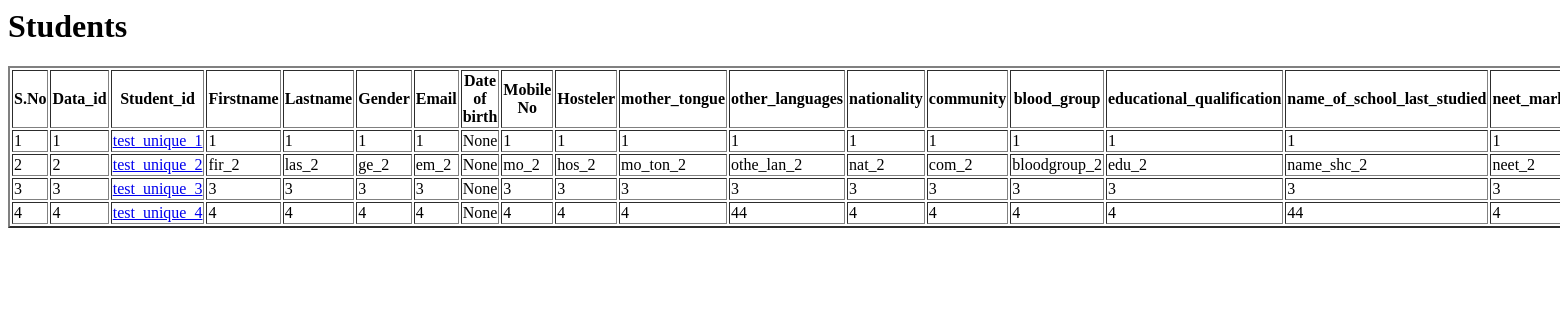
The app's page /users/, older data.
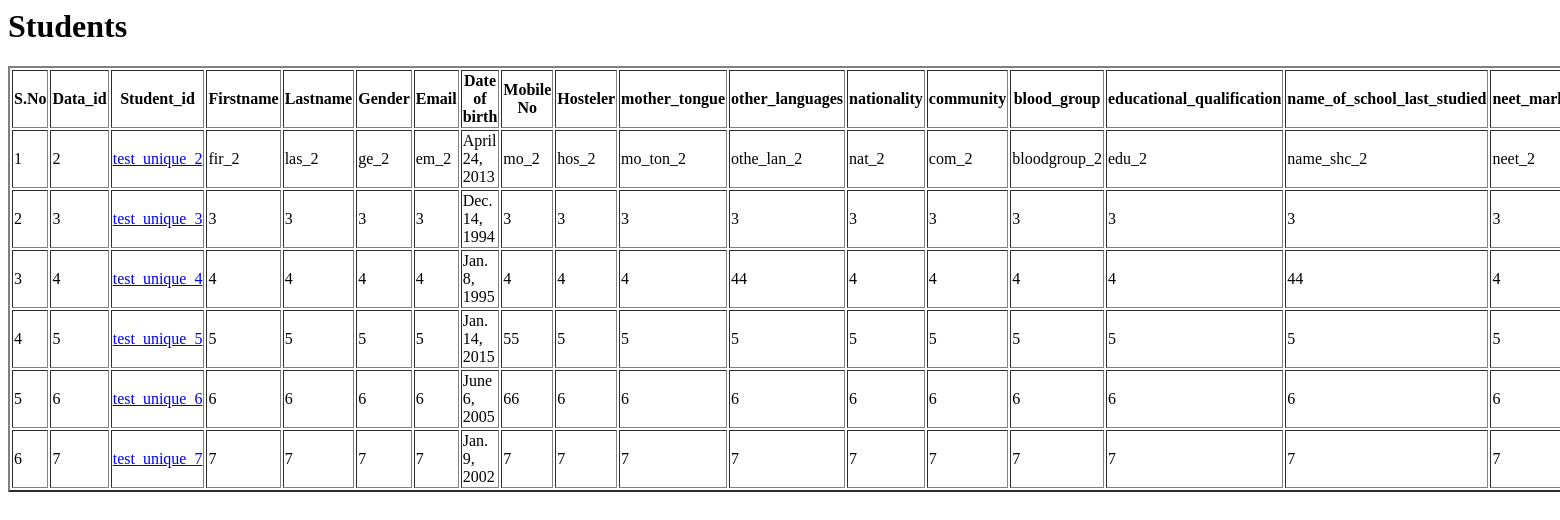
The same page, newer data.
### users/models.py (models this page shows)
class Student(models.Model):
    unique_id = models.CharField(max_length = 100,unique = True)
    roll_no = models.CharField(max_length = 4, unique = True)
    firstname = models.CharField(max_length=255)
    lastname = models.CharField(max_length=255)
    gender = models.CharField(max_length=6)
    email = models.CharField(max_length=255)
    date_of_birth = models.DateField()
    mobile_no = models.CharField(max_length=255)
    hosteler = models.CharField(max_length=255)
    mother_tongue = models.CharField(max_length=255)
    other_languages = models.CharField(max_length=255)
    nationality = models.CharField(max_length=255)
    community = models.CharField(max_length=255)
    blood_group = models.CharField(max_length=255)
    educational_qualification = models.CharField(max_length=255)
    name_of_school_last_studied = models.CharField(max_length=1024)
    neet_marks = models.CharField(max_length=255)
    extracurricular_activities = models.CharField(max_length=1024)
    fathers_name = models.CharField(max_length=255)
    fathers_occupation = models.CharField(max_length=255)
    fathers_mobile = models.CharField(max_length=255)
    mothers_name = models.CharField(max_length=255)
    mothers_occupation = models.CharField(max_length=255)
    permanent_address = models.CharField(max_length=1024)
    pincode = models.CharField(max_length=255)
    parents_email = models.CharField(max_length=255)

### users/views.py (the view)
# urls.py: path('',views.test_student_index,name='student_grid'),
def test_student_index(request):
    students = Student.objects.all().values()
    template = loader.get_template('students_index.html')
    context = {
        'students' : students,
    }
    print("hello")
    print(context['students'])
    return HttpResponse(template.render(context,request))

### users/templates/students_index.html (shortened to what this page needs)
<h1>Students</h1>
<table border='2'>
    <tr>
        <th>S.No</th>
        <th>Data_id</th>
        <th>Student_id</th>
        <th>Firstname</th>
        <th>Lastname</th>
        <th>Gender</th>
        <th>Email</th>
        <th>Date of birth</th>
        <th>Mobile No</th>
		<th>Hosteler</th>
		<th>mother_tongue</th>
		<th>other_languages</th>
		<th>nationality</th>
		<th>community</th>
		<th>blood_group</th>
		<th>educational_qualification</th>
		<th>name_of_school_last_studied</th>
		<th>neet_marks</th>
    </tr>
	{% for x in students %}
	<tr>
        <td>{{forloop.counter}}</td>
        <td>{{x.id}}</td>
        <td><a href = "/users/update_student_new/{{x.unique_id}}"> {{x.unique_id}}</a></td>
		<td>{{x.firstname}}</td>
		<td>{{x.lastname}}</td>
		<td>{{x.gender}}</td>
		<td>{{x.email}}</td>
		<td>{{x.date_of_birth}}</td>
		<td>{{x.mobile_no}}</td>
		<td>{{x.hosteler}}</td>
		<td>{{x.mother_tongue}}</td>
		<td>{{x.other_languages}}</td>
		<td>{{x.nationality}}</td>
		<td>{{x.community}}</td>
		<td>{{x.blood_group}}</td>
		<td>{{x.educational_qualification}}</td>
		<td>{{x.name_of_school_last_studied}}</td>
		<td>{{x.neet_marks}}</td>
	</tr>
	{% endfor %}
</table>

Row changes from the older to the newer data that the page shows:
removed Student: id "1", unique_id "test_unique_1", firstname "1", lastname "1", gender "1", email "1", date_of_birth "None", mobile_no "1", hosteler "1", mother_tongue "1", other_languages "1", nationality "1", community "1", blood_group "1", educational_qualification "1", name_of_school_last_studied "1", neet_marks "1"
changed Student "test_unique_2": date_of_birth "None" → "April 24, 2013"
changed Student "test_unique_3": date_of_birth "None" → "Dec. 14, 1994"
changed Student "test_unique_4": date_of_birth "None" → "Jan. 8, 1995"
added Student: id "5", unique_id "test_unique_5", firstname "5", lastname "5", gender "5", email "5", date_of_birth "Jan. 14, 2015", mobile_no "55", hosteler "5", mother_tongue "5", other_languages "5", nationality "5", community "5", blood_group "5", educational_qualification "5", name_of_school_last_studied "5", neet_marks "5"
added Student: id "6", unique_id "test_unique_6", firstname "6", lastname "6", gender "6", email "6", date_of_birth "June 6, 2005", mobile_no "66", hosteler "6", mother_tongue "6", other_languages "6", nationality "6", community "6", blood_group "6", educational_qualification "6", name_of_school_last_studied "6", neet_marks "6"
added Student: id "7", unique_id "test_unique_7", firstname "7", lastname "7", gender "7", email "7", date_of_birth "Jan. 9, 2002", mobile_no "7", hosteler "7", mother_tongue "7", other_languages "7", nationality "7", community "7", blood_group "7", educational_qualification "7", name_of_school_last_studied "7", neet_marks "7"
